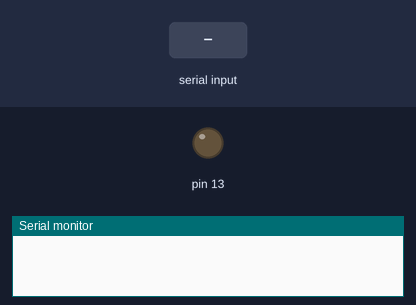
This sketch was run on a simulated Arduino Uno, built with avr-gcc and run on an emulated ATmega328P. Parts: output pins drawn as LEDs (lit = HIGH), the last lines printed to the serial monitor. The test bench sets the inputs (shaded band).

Above: at 1.2 s.
1.3 s: "*turn off light#" received over the second serial link
At 1.9 s:
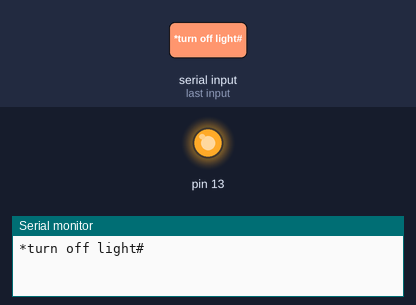
2.9 s: "*turn on light#" received over the second serial link
At 3.9 s:
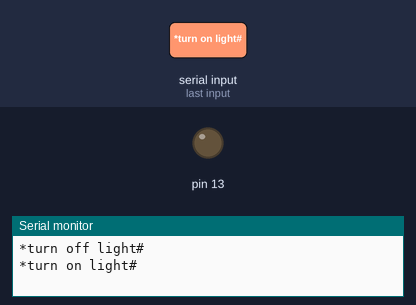
Timing chart, 0 to 5.9 s (numbered marks = the images above; inputs shaded):
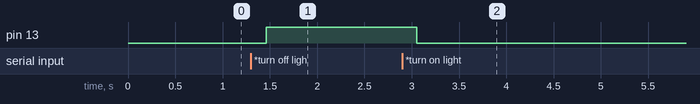

The sketch:

Voice_control_lamp.ino
```cpp
#include <SoftwareSerial.h>

SoftwareSerial BT(0, 1); //TX, RX respetively
String readvoice;

void setup() {
 BT.begin(9600);
 Serial.begin(9600);
  pinMode(13, OUTPUT);


}
void loop() {
  while (BT.available()){
  delay(10);
  char c = BT.read();
  readvoice += c;
  }
  if (readvoice.length() > 0) {
    Serial.println(readvoice);

  if(readvoice == "*turn on light#")// Light will Turn on
  {
    digitalWrite(13,LOW);
    delay(100);
  }

  else if(readvoice == "*turn off light#") // Light will Turn off
  {
    digitalWrite(13,HIGH);
    delay(100);
  }

 readvoice="";}} //Reset the variable
 // disconnect RX and TX pin while uploading the program.//
```

Measured:
- after the input at 1.3 s, pin 13: LOW → HIGH after 0.16 s
- after the input at 2.9 s, pin 13: HIGH → LOW after 0.15 s
